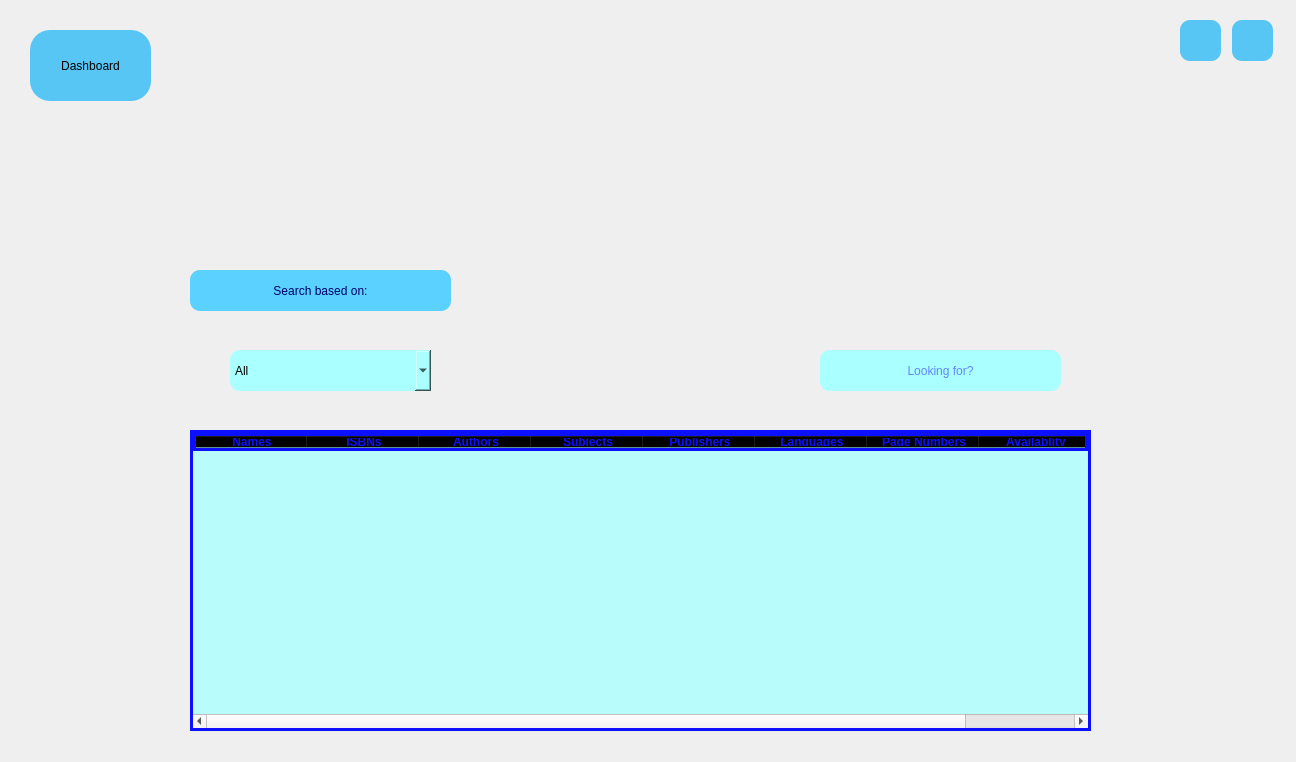
<?xml version="1.0" encoding="UTF-8"?>
<ui version="4.0">
 <class>viewboy</class>
 <widget class="QMainWindow" name="viewboy">
  <property name="geometry">
   <rect>
    <x>0</x>
    <y>0</y>
    <width>1296</width>
    <height>762</height>
   </rect>
  </property>
  <property name="minimumSize">
   <size>
    <width>1296</width>
    <height>762</height>
   </size>
  </property>
  <property name="maximumSize">
   <size>
    <width>1296</width>
    <height>762</height>
   </size>
  </property>
  <property name="windowTitle">
   <string>View Book List</string>
  </property>
  <property name="windowIcon">
   <iconset resource="icons.qrc">
    <normaloff>:/icons/icons/mainicon.png</normaloff>:/icons/icons/mainicon.png</iconset>
  </property>
  <property name="styleSheet">
   <string notr="true">#centralwidget
{
	border-image: url(:/new/photos/boyview.jpg);
}

QPushButton
{
	
	background-color: rgb(87, 198, 245);
	font: 20pt &quot;Tw Cen MT Condensed Extra Bold&quot;;
    border-radius: 10px;
}
QPushButton:hover
{
	
	background-color: rgb(170, 255, 255);
}
</string>
  </property>
  <widget class="QWidget" name="centralwidget">
   <widget class="QPushButton" name="closeButton">
    <property name="geometry">
     <rect>
      <x>1232</x>
      <y>20</y>
      <width>41</width>
      <height>41</height>
     </rect>
    </property>
    <property name="cursor">
     <cursorShape>PointingHandCursor</cursorShape>
    </property>
    <property name="toolTip">
     <string>Close the app</string>
    </property>
    <property name="text">
     <string/>
    </property>
    <property name="icon">
     <iconset resource="icons.qrc">
      <normaloff>:/icons/icons/error.png</normaloff>:/icons/icons/error.png</iconset>
    </property>
    <property name="iconSize">
     <size>
      <width>30</width>
      <height>30</height>
     </size>
    </property>
   </widget>
   <widget class="QPushButton" name="menuButton">
    <property name="geometry">
     <rect>
      <x>1180</x>
      <y>20</y>
      <width>41</width>
      <height>41</height>
     </rect>
    </property>
    <property name="cursor">
     <cursorShape>PointingHandCursor</cursorShape>
    </property>
    <property name="toolTip">
     <string>Back to main menu</string>
    </property>
    <property name="text">
     <string/>
    </property>
    <property name="icon">
     <iconset resource="icons.qrc">
      <normaloff>:/icons/icons/previous.png</normaloff>:/icons/icons/previous.png</iconset>
    </property>
    <property name="iconSize">
     <size>
      <width>30</width>
      <height>30</height>
     </size>
    </property>
   </widget>
   <widget class="QPushButton" name="dashButton">
    <property name="geometry">
     <rect>
      <x>30</x>
      <y>30</y>
      <width>121</width>
      <height>71</height>
     </rect>
    </property>
    <property name="cursor">
     <cursorShape>PointingHandCursor</cursorShape>
    </property>
    <property name="styleSheet">
     <string notr="true">border-radius: 20px;</string>
    </property>
    <property name="text">
     <string>Dashboard</string>
    </property>
   </widget>
   <widget class="QLabel" name="label">
    <property name="geometry">
     <rect>
      <x>190</x>
      <y>270</y>
      <width>261</width>
      <height>41</height>
     </rect>
    </property>
    <property name="styleSheet">
     <string notr="true">font: 26pt &quot;Tw Cen MT Condensed Extra Bold&quot;;
background-color: rgb(91, 209, 255);
color: rgb(0, 0, 107);
border-radius: 10px;</string>
    </property>
    <property name="text">
     <string>Search based on:</string>
    </property>
    <property name="alignment">
     <set>Qt::AlignCenter</set>
    </property>
   </widget>
   <widget class="QComboBox" name="comboBox">
    <property name="geometry">
     <rect>
      <x>230</x>
      <y>350</y>
      <width>201</width>
      <height>41</height>
     </rect>
    </property>
    <property name="cursor">
     <cursorShape>PointingHandCursor</cursorShape>
    </property>
    <property name="styleSheet">
     <string notr="true">background-color: rgb(170, 255, 255);
border-radius: 10px;</string>
    </property>
    <item>
     <property name="text">
      <string>All</string>
     </property>
    </item>
    <item>
     <property name="text">
      <string>Names</string>
     </property>
    </item>
    <item>
     <property name="text">
      <string>ISBNs</string>
     </property>
    </item>
    <item>
     <property name="text">
      <string>Authors</string>
     </property>
    </item>
    <item>
     <property name="text">
      <string>Subjects</string>
     </property>
    </item>
    <item>
     <property name="text">
      <string>Publishers</string>
     </property>
    </item>
    <item>
     <property name="text">
      <string>Languages</string>
     </property>
    </item>
    <item>
     <property name="text">
      <string>Page Numbers</string>
     </property>
    </item>
    <item>
     <property name="text">
      <string>Availablity</string>
     </property>
    </item>
   </widget>
   <widget class="QLineEdit" name="searchEdit">
    <property name="geometry">
     <rect>
      <x>820</x>
      <y>350</y>
      <width>241</width>
      <height>41</height>
     </rect>
    </property>
    <property name="toolTip">
     <string>The word you are looking for</string>
    </property>
    <property name="styleSheet">
     <string notr="true">background-color: rgb(170, 255, 255);
border-radius: 10px;
color: rgb(28, 12, 255);
font: 16pt &quot;Tw Cen MT Condensed Extra Bold&quot;;</string>
    </property>
    <property name="alignment">
     <set>Qt::AlignCenter</set>
    </property>
    <property name="placeholderText">
     <string>Looking for?</string>
    </property>
   </widget>
   <widget class="QTableWidget" name="tableWidget">
    <property name="geometry">
     <rect>
      <x>190</x>
      <y>430</y>
      <width>901</width>
      <height>301</height>
     </rect>
    </property>
    <property name="cursor" stdset="0">
     <cursorShape>PointingHandCursor</cursorShape>
    </property>
    <property name="styleSheet">
     <string notr="true">
background-color: rgba(170, 255, 255 , 0.8);
border:3px solid rgb(12, 16, 255);
color: rgb(12, 16, 255);
</string>
    </property>
    <property name="selectionMode">
     <enum>QAbstractItemView::SingleSelection</enum>
    </property>
    <property name="selectionBehavior">
     <enum>QAbstractItemView::SelectRows</enum>
    </property>
    <property name="sortingEnabled">
     <bool>true</bool>
    </property>
    <attribute name="horizontalHeaderDefaultSectionSize">
     <number>112</number>
    </attribute>
    <column>
     <property name="text">
      <string>Names</string>
     </property>
     <property name="font">
      <font>
       <weight>75</weight>
       <bold>true</bold>
      </font>
     </property>
    </column>
    <column>
     <property name="text">
      <string>ISBNs</string>
     </property>
     <property name="font">
      <font>
       <weight>75</weight>
       <bold>true</bold>
      </font>
     </property>
    </column>
    <column>
     <property name="text">
      <string>Authors</string>
     </property>
     <property name="font">
      <font>
       <weight>75</weight>
       <bold>true</bold>
      </font>
     </property>
    </column>
    <column>
     <property name="text">
      <string>Subjects</string>
     </property>
     <property name="font">
      <font>
       <weight>75</weight>
       <bold>true</bold>
      </font>
     </property>
    </column>
    <column>
     <property name="text">
      <string>Publishers</string>
     </property>
     <property name="font">
      <font>
       <weight>75</weight>
       <bold>true</bold>
      </font>
     </property>
    </column>
    <column>
     <property name="text">
      <string>Languages</string>
     </property>
     <property name="font">
      <font>
       <weight>75</weight>
       <bold>true</bold>
      </font>
     </property>
    </column>
    <column>
     <property name="text">
      <string>Page Numbers</string>
     </property>
     <property name="font">
      <font>
       <weight>75</weight>
       <bold>true</bold>
      </font>
     </property>
    </column>
    <column>
     <property name="text">
      <string>Availablity</string>
     </property>
     <property name="font">
      <font>
       <weight>75</weight>
       <bold>true</bold>
      </font>
     </property>
    </column>
   </widget>
  </widget>
 </widget>
 <resources>
  <include location="icons.qrc"/>
 </resources>
 <connections/>
</ui>
